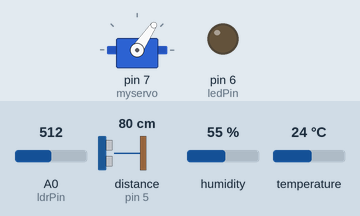
The sketch below on a simulated Arduino Uno, built with avr-gcc and run on an emulated ATmega328P. Parts: servo, output pins drawn as LEDs (lit = HIGH). Wiring (inferred from the names in the program): ultrasonic range finder: trigger pin 4; echo pin 5. The test bench sets the inputs (shaded band); at power-on: distance to the obstacle (sensor on pin 5) 80 cm, A0 (ldrPin) = 512, humidity 55 %, temperature 24 °C. The echo pulse lasts 58.3 µs per cm; no radio packets arrive unless stated; pins used as bus, display or sensor lines are not drawn; what the sketch prints to the serial monitor is not drawn.

Above: at 1.2 s.
1.3 s: distance to the obstacle (sensor on pin 5) set to 2 cm
At 4.65 s:
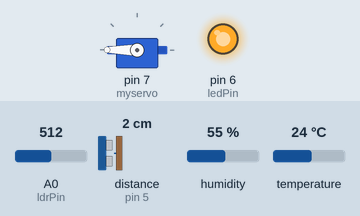
4.8 s: distance to the obstacle (sensor on pin 5) set to 14 cm
At 9.6 s:
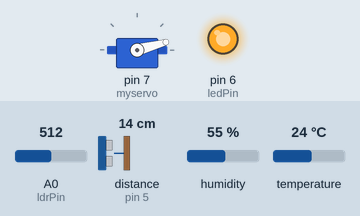
9.7 s: distance to the obstacle (sensor on pin 5) set to 17 cm
14.1 s: A0 (ldrPin) set to 312
At 23.0 s:
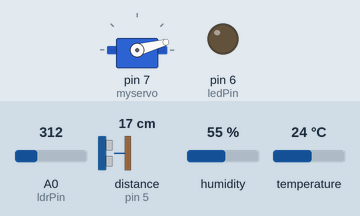
26.3 s: A0 (ldrPin) set to 288
Timing chart, 0 to 44.8 s (numbered marks = the images above; inputs shaded):
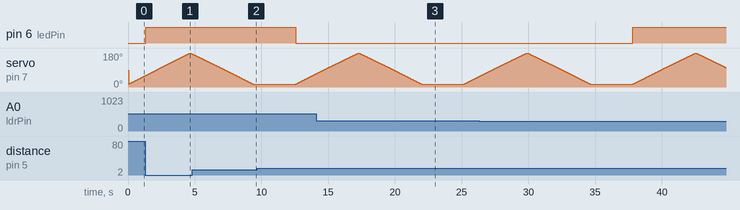

Measured:
- after the input at 1.3 s, pin 6 (ledPin): LOW → HIGH at once
- after the input at 9.7 s, pin 6 (ledPin): HIGH → LOW after 2.9 s
- after the input at 26.3 s, pin 6 (ledPin): LOW → HIGH after 11.5 s

The sketch:

ARDUINOTERBARU.ino
```cpp
#include <SPI.h>
#include <LoRa.h>
#include <Servo.h>
#include "DHT.h"

// Konfigurasi pin LoRa
#define LORA_SS   10
#define LORA_RST   8
#define LORA_DIO0  9

// Sensor dan output
#define trigPin 4
#define echoPin 5
#define ledPin 6
#define ldrPin A0
#define DHTPIN 2
#define DHTTYPE DHT11

Servo myservo;
DHT dht(DHTPIN, DHTTYPE);

long duration;
int distance;
int ldrValue;
float suhu, kelembapan;

int calculateDistance() {
  digitalWrite(trigPin, LOW); delayMicroseconds(2);
  digitalWrite(trigPin, HIGH); delayMicroseconds(10);
  digitalWrite(trigPin, LOW);
  return pulseIn(echoPin, HIGH) * 0.034 / 2;
}

void setup() {
  Serial.begin(9600);
  pinMode(trigPin, OUTPUT);
  pinMode(echoPin, INPUT);
  pinMode(ledPin, OUTPUT);
  myservo.attach(7);
  dht.begin();

  LoRa.setPins(LORA_SS, LORA_RST, LORA_DIO0);
  if (!LoRa.begin(433E6)) {
    Serial.println("LoRa Gagal Dimulai");
    while (1);
  }
  Serial.println("✅ LoRa Siap Kirim");
}

void loop() {
  // Baca sensor
  ldrValue = analogRead(ldrPin);
  suhu = dht.readTemperature();
  kelembapan = dht.readHumidity();

  if (isnan(suhu) || isnan(kelembapan)) {
    Serial.println("❌ Gagal membaca sensor DHT11!");
    return;
  }

  Serial.println("📊 Sensor: LDR=" + String(ldrValue) + ", Suhu=" + String(suhu) + "°C, Kelembapan=" + String(kelembapan) + "%");

  // Sweeping servo (radar)
  for (int angle = 15; angle <= 180; angle++) {
    myservo.write(angle);
    delay(15);
    distance = calculateDistance();
    kontrolLampu();
    debugRadar(angle, distance);
  }

  for (int angle = 180; angle >= 15; angle--) {
    myservo.write(angle);
    delay(15);
    distance = calculateDistance();
    kontrolLampu();
    debugRadar(angle, distance);
  }

  // Kirim data ke Gateway via LoRa
  String data = "LDR:" + String(ldrValue) +
                ",Suhu:" + String(suhu) +
                ",Kelembapan:" + String(kelembapan) +
                ",Jarak:" + String(distance); // jarak terakhir dari radar sweep

  Serial.println("📡 Mengirim: " + data);
  LoRa.beginPacket();
  LoRa.print(data);
  LoRa.endPacket();

  delay(3000);
}

void kontrolLampu() {
  if ((distance < 15) || (ldrValue < 300) || (suhu < 22 && kelembapan > 85)) {
    digitalWrite(ledPin, HIGH);
  } else {
    digitalWrite(ledPin, LOW);
  }
}

void debugRadar(int angle, int jarak) {
  Serial.print("Sudut: "); Serial.print(angle);
  Serial.print("°, Jarak: "); Serial.print(jarak); Serial.println(" cm");
}
```
